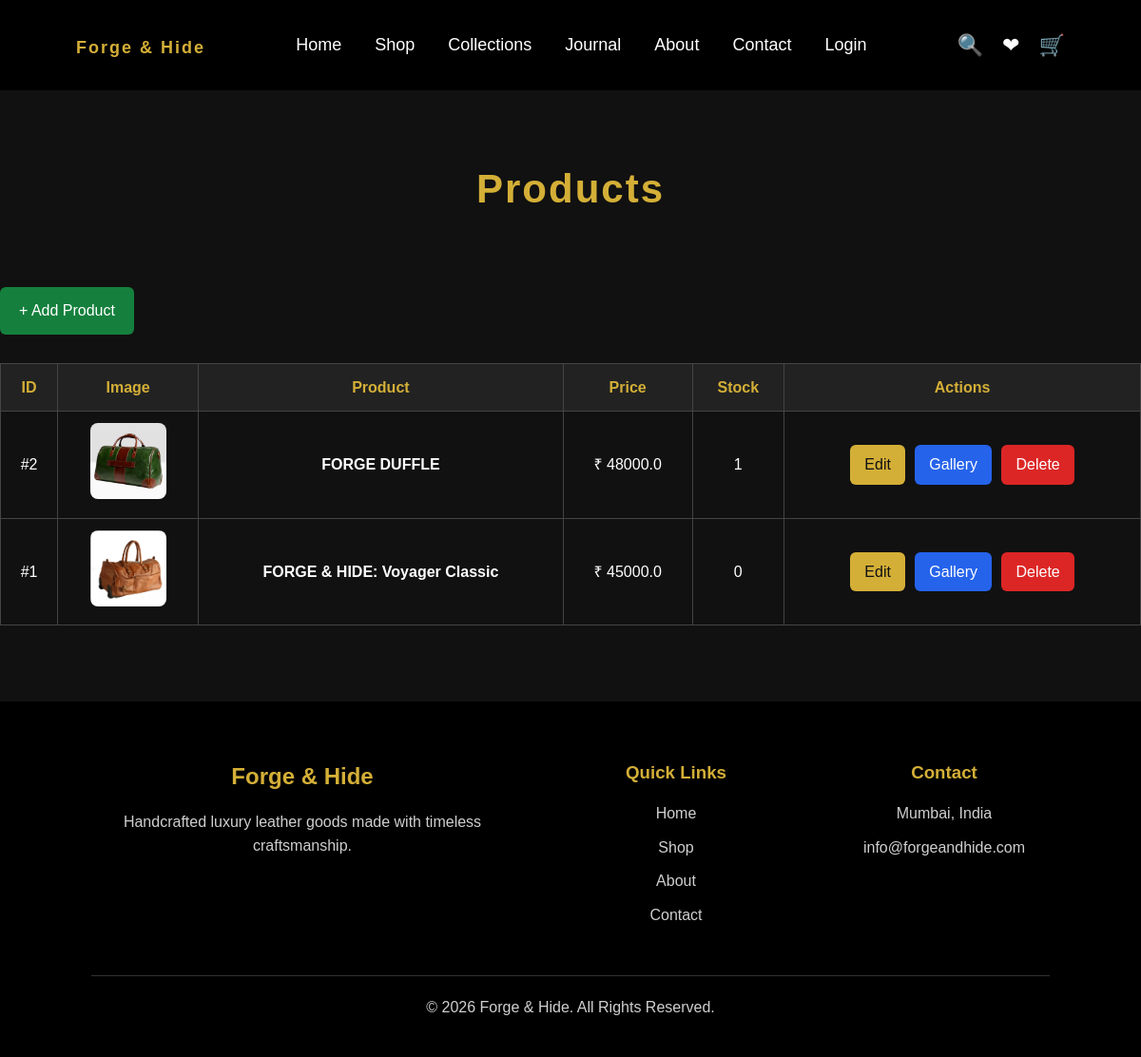
Page /admin/products (signed in) on the committed database.
### models.py (models this page shows, shortened)
class Product(db.Model):
    __tablename__ = "products"
    id = db.Column(db.Integer, primary_key=True)
    category_id = db.Column(
        db.Integer,
        db.ForeignKey("categories.id", name="fk_product_category"),
        nullable=True
    )
    category = db.relationship(
        "Category",
        back_populates="products"
    )
    name = db.Column(db.String(200), nullable=False)
    slug = db.Column(db.String(200), unique=True, nullable=False)
    description = db.Column(db.Text)
    short_description = db.Column(db.String(500))
    long_description = db.Column(db.Text)
    leather_type = db.Column(db.String(150))
    hardware = db.Column(db.String(150))
    lining = db.Column(db.String(150))
    dimensions = db.Column(db.String(150))
    weight = db.Column(db.String(100))
    made_in = db.Column(db.String(100))
    warranty = db.Column(db.String(100))
    care = db.Column(db.Text)
    is_bestseller = db.Column(db.Boolean, default=False)
    price = db.Column(db.Float, nullable=False)
    stock = db.Column(db.Integer, default=0)
    image = db.Column(db.String(300))
    is_featured = db.Column(db.Boolean, default=False)
    created_at = db.Column(
        db.DateTime,
        server_default=func.now()
    )

### app.py (the view)
@app.route("/admin/products")
@login_required
def products():
    products = Product.query.order_by(Product.id.desc()).all()
    return render_template(
        "admin/products.html",
        products=products
    )

### app.py (called while the page is built)
@app.context_processor
def inject_cart_count():
    cart_count = 0
    if current_user.is_authenticated:
        cart_items = Cart.query.filter_by(
            customer_id=current_user.id
        ).all()
        for item in cart_items:
            cart_count += item.quantity
    return {
        "cart_count": cart_count
    }

@login_manager.user_loader
def load_user(user_id):
    return Admin.query.get(int(user_id))

@app.after_request
def add_no_cache_headers(response):
    response.headers["Cache-Control"] = "no-store, no-cache, must-revalidate, max-age=0"
    response.headers["Pragma"] = "no-cache"
    response.headers["Expires"] = "0"
    return response

### templates/admin/products.html (shortened to what this page needs)
{% extends "base.html" %}
{% block content %}
<h1 class="section-title">
    Products
</h1>
<a
    href="{{ url_for('add_product') }}"
    class="add-product-btn"
>
    + Add Product
</a>
{% if products %}
<div class="admin-products-container">
    <div style="overflow-x:auto;">
        <table class="admin-products-table">
            <thead>
                <tr>
                    <th>
                        ID
                    </th>
                    <th>
                        Image
                    </th>
                    <th>
                        Product
                    </th>
                    <th>
                        Price
                    </th>
                    <th>
                        Stock
                    </th>
                    <th>
                        Actions
                    </th>
                </tr>
            </thead>
            <tbody>
                {% for product in products %}
                <tr>
                    <td>
                        #{{ product.id }}
                    </td>
                    <td>
                        {% if product.image %}
                            <img
                                src="{{ url_for(
                                    'static',
                                    filename='uploads/' + product.image
                                ) }}"
                                class="product-image"
                                alt="{{ product.name }}"
                            >
                        {% else %}
                            No Image
                        {% endif %}
                    </td>
                    <td>
                        <strong>
                            {{ product.name }}
                        </strong>
                    </td>
                    <td>
                        ₹ {{ product.price }}
                    </td>
                    <td>
                        {{ product.stock }}
                    </td>
                    <td>
                        <a
                            href="{{ url_for(
                                'edit_product',
                                id=product.id
                            ) }}"
                            class="admin-btn edit-btn"
                        >
                            Edit
                        </a>
                        <a
                            href="{{ url_for(
                                'product_gallery',
                                id=product.id
                            ) }}"
                            class="admin-btn gallery-btn"
                        >
                            Gallery
                        </a>
                        <a
                            href="{{ url_for(
                                'delete_product',
                                id=product.id
                            ) }}"
                            class="admin-btn delete-btn"
                            onclick="
                                return confirm(
                                    'Are you sure you want to delete {{ product.name }}?'
                                );
                            "
                        >
                            Delete
                        </a>
                    </td>
                </tr>
                {% endfor %}
            </tbody>
        </table>
    </div>
</div>
{% endif %}
{% endblock %}

### static/css/style.css (style rules this page uses)
* { margin:0; padding:0; box-sizing:border-box; }
body { font-family:Arial, Helvetica, sans-serif; background:#111; color:#fff; line-height:1.6; }
.section-title { text-align:center; font-size:42px; color:#d4af37; margin-top:70px; margin-bottom:50px; letter-spacing:2px; }
.section-title { text-align:center; color:#d4af37; font-size:42px; margin-bottom:50px; }

### templates/admin/products.html (style rules this page uses)
.admin-products-container { margin-top: 30px; }
.admin-products-table { width: 100%; border-collapse: collapse; background: #111; }
.admin-products-table th, .admin-products-table td { border: 1px solid #444; padding: 12px; text-align: center; }
.admin-products-table th { background: #222; color: #d4af37; }
.product-image { width: 80px; height: 80px; object-fit: cover; border-radius: 8px; }
.admin-btn { display: inline-block; padding: 8px 15px; border-radius: 6px; color: white; text-decoration: none; border: none; cursor: pointer; margin: 3px; }
.edit-btn { background: #d4af37; color: #111; }
.gallery-btn { background: #2563eb; }
.delete-btn { background: #dc2626; }
.add-product-btn { display: inline-block; background: #15803d; color: white; padding: 12px 20px; border-radius: 6px; text-decoration: none; margin-top: 20px; }

### rows in the picture
Product: id "2", image (picture), name "FORGE DUFFLE", price "48000.0", stock "1"
Product: id "1", image (picture), name "FORGE & HIDE: Voyager Classic", price "45000.0", stock "0"
